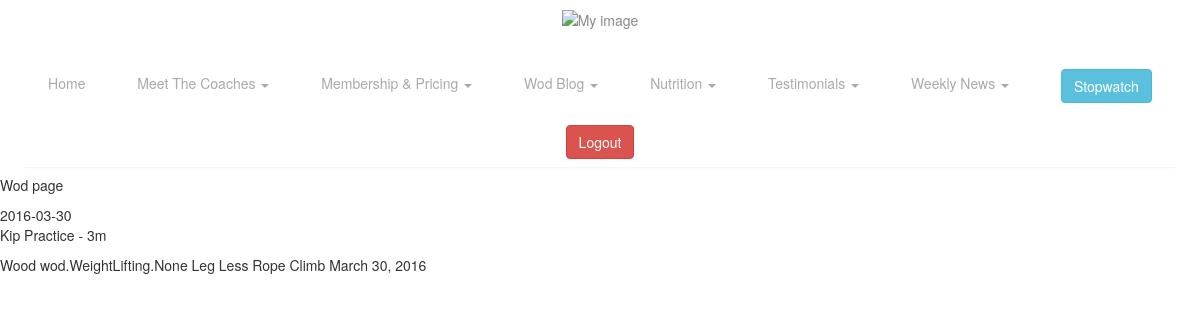
Screenshot of /wod/3/ (signed in) with the database file from the repository.
### wod/models.py (models this page shows)
class Wod(models.Model):
    warm_up = models.TextField()
    metcon = models.TextField()
    weightlifting = models.ManyToManyField('WeightLifting')
    strength_accessory = models.TextField()
    date = models.DateField(default=datetime.now, blank=True)
    def __unicode__(self):
        return str(self.date)

### wod/views.py (the view)
# urls.py: url(r'^(?P<wod_id>[0-9]+)/$', views.wod_details, name='wod_details'),
@login_required(login_url = 'login')
def wod_details(request, wod_id):
    wod = Wod.objects.get(id=wod_id)
    return render(request, "wod/wod_page.html", {"wod": wod} )

### wod/templates/wod/wod_page.html
{% extends "core/site_base.html" %}
{% block content %}
<p>Wod page</p>
{{ wod }}
<p>{{wod.warm_up}}</p>
{{wod.metcon}}
{{wod.weightlifting}}
{{wod.strength_accessory}}
{{wod.date}}
{% endblock %}

### core/static/core/style.css (style rules this page uses)
body { background-color: #EBE8E4; color: #222; font-family: "HelveticaNeue-Light", "Helvetica Neue Light", "Helvetica Neue", Helvetica, Arial, "Lucida Grande", sans-serif; font-weight: 300; font-size: 15px; }

### rows the page displays
Wod: date "2016-03-30", warm_up "Kip Practice - 3m", metcon "Wood", weightlifting "wod.WeightLifting.None", strength_accessory "Leg Less Rope Climb", date "March 30, 2016"
